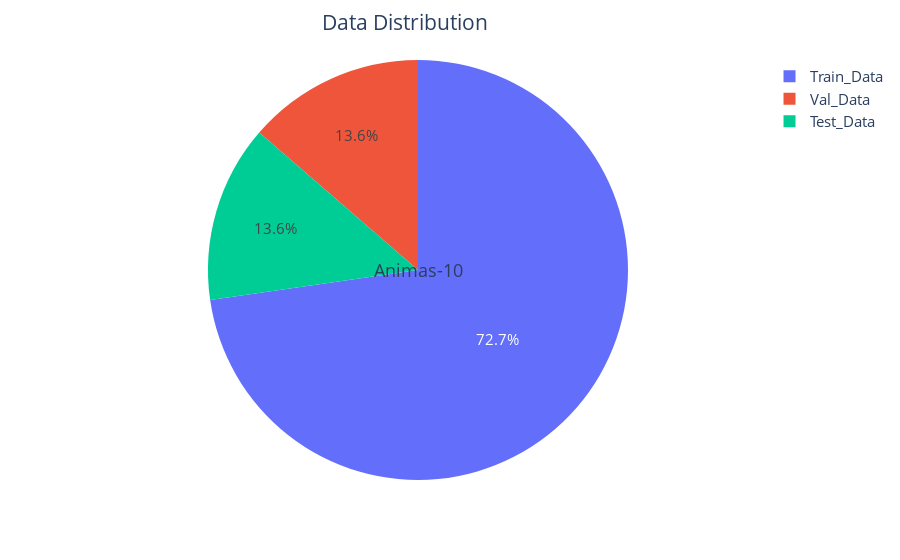

The cell this chart's notebook holds for it:
### Code cell
random_x = [len(train_image_glob), len(val_image_glob), len(test_image_glob)]
names = ['Train_Data', 'Val_Data', 'Test_Data']
fig = px.pie(values=random_x, names=names)
fig.update_layout(title='Data Distribution',font_size=15,title_x=0.45,annotations=[dict(text='Animas-10',font_size=18, showarrow=False,height=800,width=700)])
fig.update_traces(textfont_size=15,textinfo='percent')
fig.show()

### Figure 1 — Plotly figure (JSON) as saved in the notebook; plotly's stock layout.template omitted (floating-point values rounded to 4 significant figures)
{"data": [{"domain": {"x": [0, 1], "y": [0, 1]}, "hovertemplate": "label=%{label}<br>value=%{value}<extra></extra>", "labels": ["Train_Data", "Val_Data", "Test_Data"], "legendgroup": "", "name": "", "showlegend": true, "textfont": {"size": 15}, "textinfo": "percent", "type": "pie", "values": [421, 79, 79]}], "layout": {"annotations": [{"font": {"size": 18}, "height": 800, "showarrow": false, "text": "Animas-10", "width": 700}], "font": {"size": 15}, "legend": {"tracegroupgap": 0}, "margin": {"t": 60}, "title": {"text": "Data Distribution", "x": 0.45}}}
